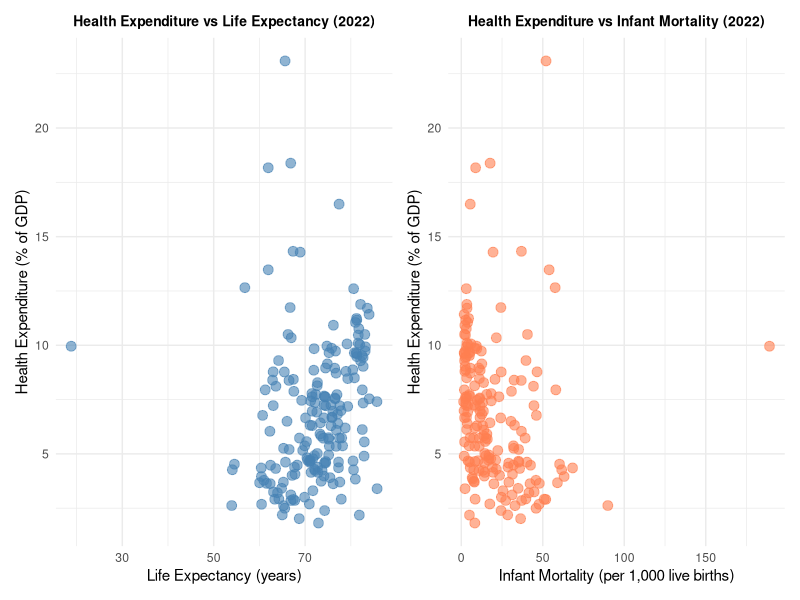
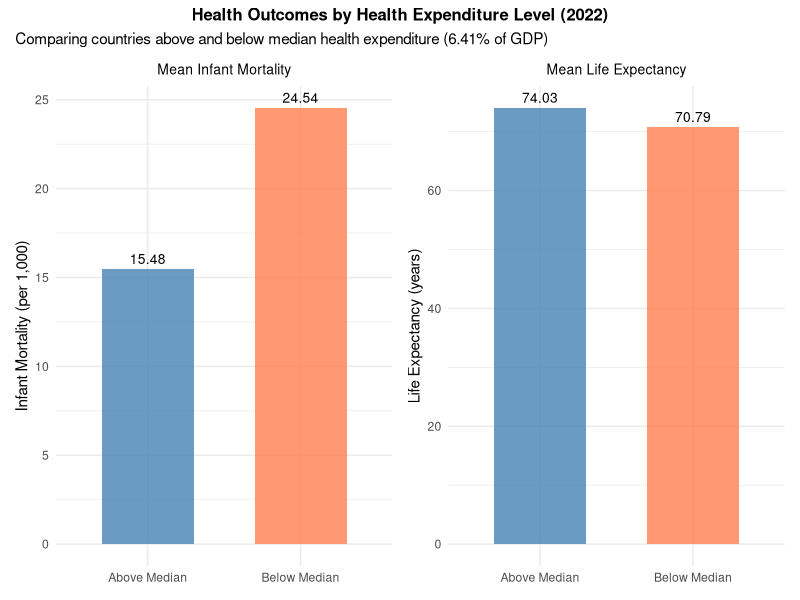
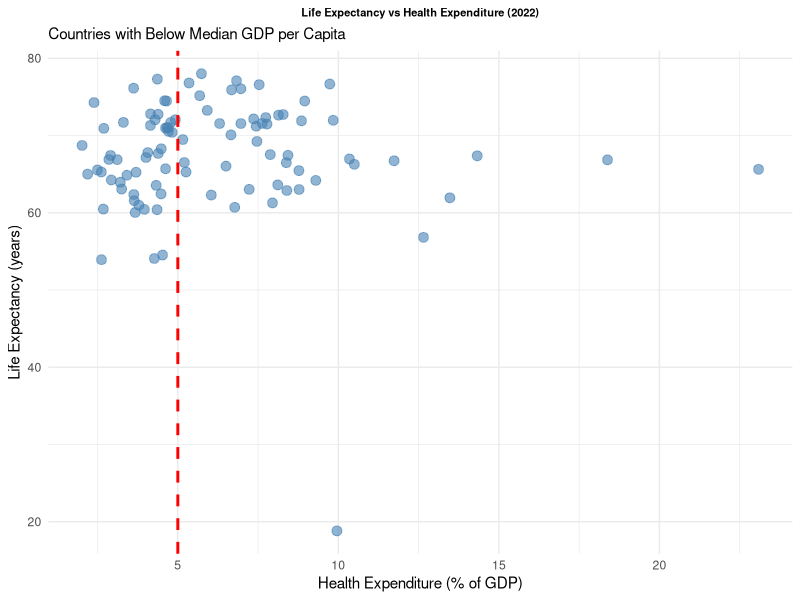
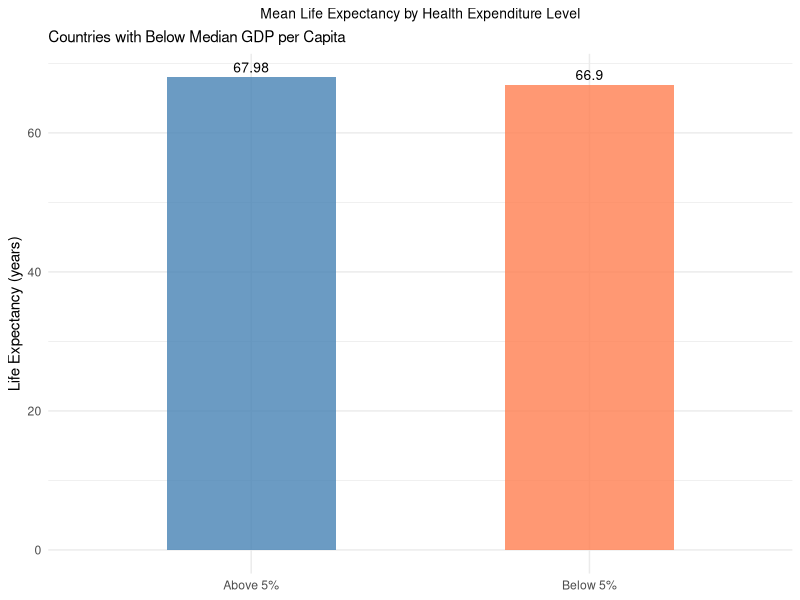

The R script that drew these images, in order:
## ---- chunk 1
knitr::opts_chunk$set(echo = FALSE, highlight=FALSE)
## ---- chunk 2
library(tidyverse)
library(patchwork)
library(knitr)

data <- read.csv("merged_data_2022_four_variables.csv")
median_health_exp <- median(data$Health_Expenditure_2022)
data$Health_Exp_Group <- ifelse(data$Health_Expenditure_2022 > median_health_exp, 
          "Above Median", "Below Median")
median_gdp_per_capita <- median(data$GDP_per_Capita_2022)
data$GDP_Group <- ifelse(data$GDP_per_Capita_2022 > median_gdp_per_capita, 
          "Above Median", "Below Median")
## ---- chunk 3
library(knitr)

# Simplified data dictionary
data_dictionary <- data.frame(
  Variable = c("Country Name", 
               "Country Code", 
               "Health Expenditure", 
               "Infant Mortality Rate", 
               "GDP per Capita", 
               "Life Expectancy"),
  
  Description = c("Official name of the sovereign country",
                  "Three-letter country code assigned to countries (e.g., USA for United States, FRA for France)",
                  "Total spending on health care as a percentage of gross domestic product.",
                  "The number of infant deaths (children under one year old) per 1,000 live births in 2022. Lower values indicate better child survival rates.",
                  "The total economic output of a country divided by its population, expressed in current U.S. dollars. Represents the average income per person.",
                  "The average number of years a newborn is expected to live at birth, measured in years."),
  
  Unit_of_Measurement = c("—",
                         "3-letter code",
                         "Percentage of GDP",
                         "Deaths per 1,000 births",
                         "U.S. dollars",
                         "Years")
)

kable(data_dictionary,
      caption = "Data Dictionary",
      col.names = c("Variable Name", "Description", "Unit of Measurement"),
      align = c('l', 'l', 'c'))
## ---- chunk 4
summary_data <- data %>%
  group_by(Health_Exp_Group) %>%
  summarise(
    Mean_Infant_Mortality = mean(Infant_Mortality_2022),
    Mean_Life_Expectancy = mean(Life_Expectancy_2022)
  )

# Scatter Plot 1: Health Expenditure vs Life Expectancy
sp1 <- ggplot(data, aes(x = Life_Expectancy_2022, y = Health_Expenditure_2022)) +
  geom_point(color = "steelblue", size = 3, alpha = 0.6) +
  labs(title = "Health Expenditure vs Life Expectancy (2022)",
       x = "Life Expectancy (years)",
       y = "Health Expenditure (% of GDP)") +
  theme_minimal() +
  theme(plot.title = element_text(hjust = 0.5, face = "bold", size = 10))

# Scatter Plot 2: Health Expenditure vs Infant Mortality
sp2 <- ggplot(data, aes(x = Infant_Mortality_2022, y = Health_Expenditure_2022)) +
  geom_point(color = "coral", size = 3, alpha = 0.6) +
  labs(title = "Health Expenditure vs Infant Mortality (2022)",
       x = "Infant Mortality (per 1,000 live births)",
       y = "Health Expenditure (% of GDP)") +
  theme_minimal() +
  theme(plot.title = element_text(hjust = 0.5, face = "bold", size = 10))

# Combine side by side
sp1 + sp2


# Calculate summary statistics for all 4 variables
summary_stats <- data.frame(
  Variable = c("Health Expenditure (% of GDP)", 
               "Infant Mortality (per 1,000 births)",
               "GDP per Capita (US$)",
               "Life Expectancy (years)"),
  Mean = c(mean(data$Health_Expenditure_2022),
           mean(data$Infant_Mortality_2022),
           mean(data$GDP_per_Capita_2022),
           mean(data$Life_Expectancy_2022)),
  Median = c(median(data$Health_Expenditure_2022),
             median(data$Infant_Mortality_2022),
             median(data$GDP_per_Capita_2022),
             median(data$Life_Expectancy_2022)),
  Min = c(min(data$Health_Expenditure_2022),
          min(data$Infant_Mortality_2022),
          min(data$GDP_per_Capita_2022),
          min(data$Life_Expectancy_2022)),
  Max = c(max(data$Health_Expenditure_2022),
          max(data$Infant_Mortality_2022),
          max(data$GDP_per_Capita_2022),
          max(data$Life_Expectancy_2022))
)

# Round the numbers
summary_stats[, 2:5] <- round(summary_stats[, 2:5], 2)

# Create a nice table
kable(summary_stats,
      caption = "Summary Statistics for Health and Economic Indicators (2022)",
      align = c('l', 'c', 'c', 'c', 'c'),
      col.names = c("Variable", "Mean", "Median", "Min", "Max"))

# Create compact plots
p1 <- ggplot(summary_data, aes(x = Health_Exp_Group, y = Mean_Infant_Mortality, fill = Health_Exp_Group)) +
  geom_bar(stat = "identity", alpha = 0.8, width = 0.6) +
  geom_text(aes(label = round(Mean_Infant_Mortality, 2)), vjust = -0.5, size = 3.5) +
  labs(title = "Mean Infant Mortality", x = NULL, y = "Infant Mortality (per 1,000)") +
  scale_fill_manual(values = c("Above Median" = "steelblue", "Below Median" = "coral")) +
  theme_minimal() +
  theme(legend.position = "none", plot.title = element_text(hjust = 0.5, size = 10))

p2 <- ggplot(summary_data, aes(x = Health_Exp_Group, y = Mean_Life_Expectancy, fill = Health_Exp_Group)) +
  geom_bar(stat = "identity", alpha = 0.8, width = 0.6) +
  geom_text(aes(label = round(Mean_Life_Expectancy, 2)), vjust = -0.5, size = 3.5) +
  labs(title = "Mean Life Expectancy", x = NULL, y = "Life Expectancy (years)") +
  scale_fill_manual(values = c("Above Median" = "steelblue", "Below Median" = "coral")) +
  theme_minimal() +
  theme(legend.position = "none", plot.title = element_text(hjust = 0.5, size = 10))

# Combine side by side with a title
combined <- (p1 + p2) + 
  plot_annotation(
    title = 'Health Outcomes by Health Expenditure Level (2022)',
    subtitle = 'Comparing countries above and below median health expenditure (6.41% of GDP)',
    theme = theme(plot.title = element_text(hjust = 0.5, face = "bold", size = 12))
  )
combined

# Create correlation matrix
cor_data <- data %>%
  select(Health_Expenditure_2022, Infant_Mortality_2022, 
         GDP_per_Capita_2022, Life_Expectancy_2022)

correlation_matrix <- cor(cor_data)

# Shorten column/row names so they fit better
colnames(correlation_matrix) <- c("Health Exp.", "Infant Mort.", 
                                   "GDP per Cap.", "Life Exp.")
rownames(correlation_matrix) <- c("Health Exp.", "Infant Mort.", 
                                   "GDP per Cap.", "Life Exp.")

# Simple, clean table that will knit without issues
kable(round(correlation_matrix, 3),
      caption = "Correlation Matrix of Health and Economic Indicators (2022)",
      align = 'c')

q3data <- data %>%
  filter(GDP_Group=="Below Median") %>%
  mutate(health_exp_greater_than_5 = ifelse(Health_Expenditure_2022 > 5, "Above 5%", "Below 5%"))

q3_summary <- q3data %>%
    group_by(health_exp_greater_than_5) %>%
    summarise(Mean_Life_Expectancy = mean(Life_Expectancy_2022))
  
sp3 <- ggplot(q3data, aes(x=Health_Expenditure_2022, y=Life_Expectancy_2022)) +
  geom_point(color = "steelblue", size = 3, alpha = 0.6) +
  geom_vline(xintercept = 5, linetype = "dashed", color = "red", linewidth = 1) +
  labs(title = "Life Expectancy vs Health Expenditure (2022)",
        subtitle="Countries with Below Median GDP per Capita",
       x = "Health Expenditure (% of GDP)",
       y = "Life Expectancy (years)") +
  theme_minimal() +
  theme(plot.title = element_text(hjust = 0.5, face = "bold", size = 8))
sp3

bp3 <- ggplot(q3_summary, aes(x = health_exp_greater_than_5, y = Mean_Life_Expectancy, fill =
  health_exp_greater_than_5)) +
    geom_bar(stat = "identity", alpha = 0.8, width = 0.5) +
    geom_text(aes(label = round(Mean_Life_Expectancy, 2)), vjust = -0.5, size = 3.5) +
    labs(title = "Mean Life Expectancy by Health Expenditure Level",
         subtitle = "Countries with Below Median GDP per Capita",
         x = NULL,
         y = "Life Expectancy (years)") +
    scale_fill_manual(values = c("Above 5%" = "steelblue", "Below 5%" = "coral")) +
    theme_minimal() +
    theme(legend.position = "none", plot.title = element_text(hjust = 0.5, size = 10,))
bp3
## ---- chunk 5
head(data, 15)
